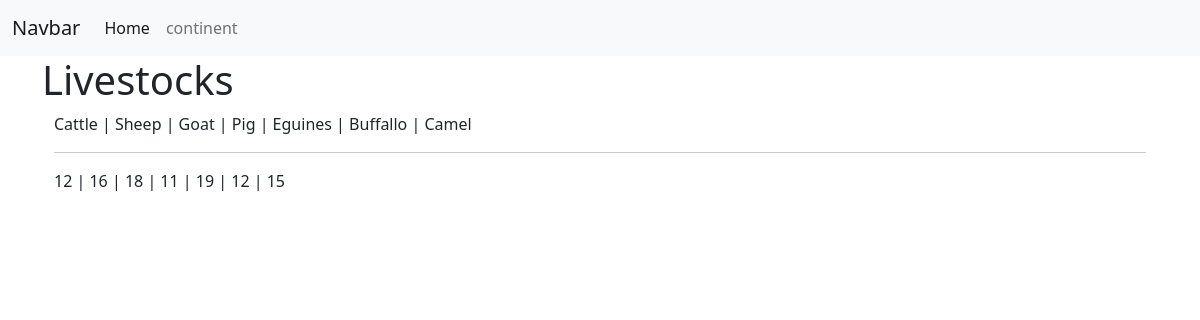
The page /country/1 on the database its author committed.
### tables this page shows
CREATE TABLE livestock( id INTEGER PRIMARY KEY AUTOINCREMENT, country_id INTEGER, cattle INTEGER, sheep INTEGER, goat INTEGER, pig INTEGER, eguines INTEGER, buffallo INTEGER, camel INTEGER, FOREIGN KEY(country_id) REFERENCES country(id));

### project.py (the view)
@app.route('/country/<country_id>')
def livestock_list(country_id):
    try:
        conn = sqlite3.connect(db_name)
        conn.row_factory = sqlite3.Row
        cur = conn.cursor()
        cur.execute('select * from livestock where country_id=?', country_id)
        livestocks = cur.fetchall()
        conn.close()
        return render_template('livestock.html', livestocks=livestocks)
    except RuntimeError:
        return render_template('error500.html')

### templates/livestock.html
{% extends 'base.html'%}
{% block content %}
    <h1>Livestocks</h1>
    <div class="container">
        Cattle | Sheep | Goat | Pig | Eguines | Buffallo | Camel
        {% for livestock in livestocks %}
        <hr>
        {{livestock['cattle']}} | {{livestock['sheep']}} | {{livestock['goat']}} | {{livestock['pig']}} | {{livestock['eguines']}} | {{livestock['buffallo']}} | {{livestock['camel']}}
        {% endfor %}
    </div>
{% endblock %}

### rows shown on the page
livestock: cattle "12", sheep "16", goat "18", pig "11", eguines "19", buffallo "12", camel "15"
